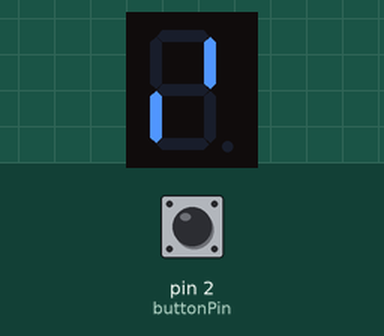
This sketch was run on a simulated Arduino Uno, built with avr-gcc and run on an emulated ATmega328P. On the bench: 1-digit seven-segment display. Wiring (inferred from the names in the program): 1-digit 7-segment display, segments lit when HIGH: segments pin 7, pin 6, pin 8, pin 9, pin 12, pin 11, pin 10, pin 5. The test bench sets the inputs (shaded band); at power-on: pin 2 (buttonPin) HIGH. The segment pins are drawn as the display they are named for.

Above: at 0.12 s.
At 1.3 s:
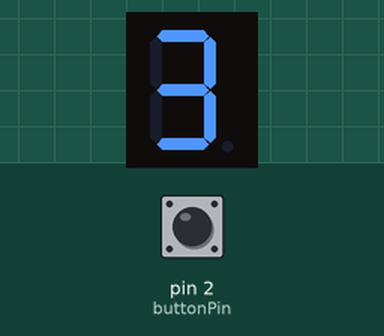
1.4 s: pin 2 (buttonPin) pulled LOW for 3.2 s
At 4.72 s:
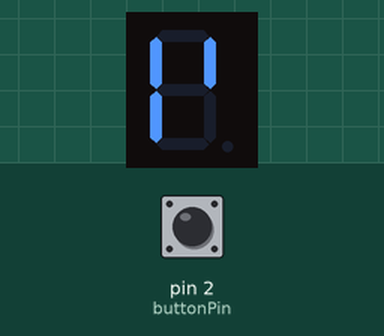
Timing chart, 0 to 6.2 s (numbered marks = the images above; inputs shaded):
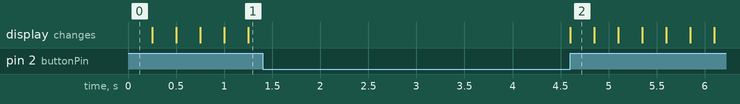

The sketch:

EX3.ino
```cpp
const byte A = 7;
const byte B = 6;
const byte C = 8;
const byte D = 9;
const byte E = 12;
const byte F = 11;
const byte G = 10;
const byte H = 5;
const byte buttonPin = 2;
int count = 0;

void setup()
{
  pinMode(A, OUTPUT);
  pinMode(B, OUTPUT);
  pinMode(C, OUTPUT);
  pinMode(D, OUTPUT);
  pinMode(E, OUTPUT);
  pinMode(F, OUTPUT);
  pinMode(G, OUTPUT);
  pinMode(H, OUTPUT);
  pinMode(buttonPin, INPUT_PULLUP);
}

void loop()
{
  if (digitalRead(buttonPin) == HIGH)
  {
    count++;
    if (count == 10) {
      count = 0;
    }
    displayNumber(count);
    delay(250);
  }
}

void displayNumber(int num)
{
  switch (num)
  {
    case 0:
  digitalWrite(A,HIGH);    // posar a 5V el pin 5
  digitalWrite(B,HIGH);    // posar a 5V el pin 6
  digitalWrite(C,HIGH);    // posar a 5V el pin 7
  digitalWrite(D,LOW);    // posar a 5V el pin 8
  digitalWrite(E,HIGH);    // posar a 5V el pin 9
  digitalWrite(F,HIGH);    // posar a 5V el pin 10
  digitalWrite(G,HIGH);    // posar a 5V el pin 11
  digitalWrite(H,LOW);    // posar a 5V el pin 12
    break;
    case 1:

  digitalWrite(A,LOW);    // posar a 5V el pin 5
  digitalWrite(B,HIGH);    // posar a 5V el pin 6
  digitalWrite(C,LOW);    // posar a 5V el pin 7
  digitalWrite(D,LOW);    // posar a 5V el pin 8
  digitalWrite(E,HIGH);    // posar a 5V el pin 9
  digitalWrite(F,LOW);    // posar a 5V el pin 10
  digitalWrite(G,LOW);    // posar a 5V el pin 11
  digitalWrite(H,LOW);    // posar a 5V el pin 12
    break;
    case 2:

  digitalWrite(A,HIGH);    // posar a 5V el pin 5
  digitalWrite(B,LOW);    // posar a 5V el pin 6
  digitalWrite(C,HIGH);    // posar a 5V el pin 7
  digitalWrite(D,HIGH);    // posar a 5V el pin 8
  digitalWrite(E,HIGH);    // posar a 5V el pin 9
  digitalWrite(F,HIGH);    // posar a 5V el pin 10
  digitalWrite(G,LOW);    // posar a 5V el pin 11
  digitalWrite(H,LOW);    // posar a 5V el pin 12
    break;
    case 3:

  digitalWrite(A,HIGH);    // posar a 5V el pin 5
  digitalWrite(B,HIGH);    // posar a 5V el pin 6
  digitalWrite(C,LOW);    // posar a 5V el pin 7
  digitalWrite(D,HIGH);    // posar a 5V el pin 8
  digitalWrite(E,HIGH);    // posar a 5V el pin 9
  digitalWrite(F,HIGH);    // posar a 5V el pin 10
  digitalWrite(G,LOW);    // posar a 5V el pin 11
  digitalWrite(H,LOW);    // posar a 5V el pin 12
    break;
    case 4:

  digitalWrite(A,LOW);    // posar a 5V el pin 5
  digitalWrite(B,HIGH);    // posar a 5V el pin 6
  digitalWrite(C,LOW);    // posar a 5V el pin 7
  digitalWrite(D,HIGH);    // posar a 5V el pin 8
  digitalWrite(E,HIGH);    // posar a 5V el pin 9
  digitalWrite(F,LOW);    // posar a 5V el pin 10
  digitalWrite(G,HIGH);    // posar a 5V el pin 11
  digitalWrite(H,LOW);    // posar a 5V el pin 12
    break;
    case 5:

  digitalWrite(A,HIGH);    // posar a 5V el pin 5
  digitalWrite(B,HIGH);    // posar a 5V el pin 6
  digitalWrite(C,LOW);    // posar a 5V el pin 7
  digitalWrite(D,HIGH);    // posar a 5V el pin 8
  digitalWrite(E,LOW);    // posar a 5V el pin 9
  digitalWrite(F,HIGH);    // posar a 5V el pin 10
  digitalWrite(G,HIGH);    // posar a 5V el pin 11
  digitalWrite(H,LOW);    // posar a 5V el pin 12
    break;
    case 6:

  digitalWrite(A,HIGH);    // posar a 5V el pin 5
  digitalWrite(B,HIGH);    // posar a 5V el pin 6
  digitalWrite(C,HIGH);    // posar a 5V el pin 7
  digitalWrite(D,HIGH);    // posar a 5V el pin 8
  digitalWrite(E,LOW);    // posar a 5V el pin 9
  digitalWrite(F,LOW);    // posar a 5V el pin 10
  digitalWrite(G,HIGH);    // posar a 5V el pin 11
  digitalWrite(H,LOW);    // posar a 5V el pin 12
    break;
    case 7:

  digitalWrite(A,LOW);    // posar a 5V el pin 5
  digitalWrite(B,HIGH);    // posar a 5V el pin 6
  digitalWrite(C,LOW);    // posar a 5V el pin 7
  digitalWrite(D,LOW);    // posar a 5V el pin 8
  digitalWrite(E,HIGH);    // posar a 5V el pin 9
  digitalWrite(F,HIGH);    // posar a 5V el pin 10
  digitalWrite(G,LOW);    // posar a 5V el pin 11
  digitalWrite(H,LOW);    // posar a 5V el pin 12
    break;

    case 8:

  digitalWrite(A,HIGH);    // posar a 5V el pin 5
  digitalWrite(B,HIGH);    // posar a 5V el pin 6
  digitalWrite(C,HIGH);    // posar a 5V el pin 7
  digitalWrite(D,HIGH);    // posar a 5V el pin 8
  digitalWrite(E,HIGH);    // posar a 5V el pin 9
  digitalWrite(F,HIGH);    // posar a 5V el pin 10
  digitalWrite(G,HIGH);    // posar a 5V el pin 11
  digitalWrite(H,LOW);    // posar a 5V el pin 12

    break;

    case 9:

  digitalWrite(A,LOW);    // posar a 5V el pin 5
  digitalWrite(B,HIGH);    // posar a 5V el pin 6
  digitalWrite(C,LOW);    // posar a 5V el pin 7
  digitalWrite(D,HIGH);    // posar a 5V el pin 8
  digitalWrite(E,HIGH);    // posar a 5V el pin 9
  digitalWrite(F,HIGH);    // posar a 5V el pin 10
  digitalWrite(G,HIGH);    // posar a 5V el pin 11
  digitalWrite(H,LOW);    // posar a 5V el pin 12
      break;

  }
}
```
